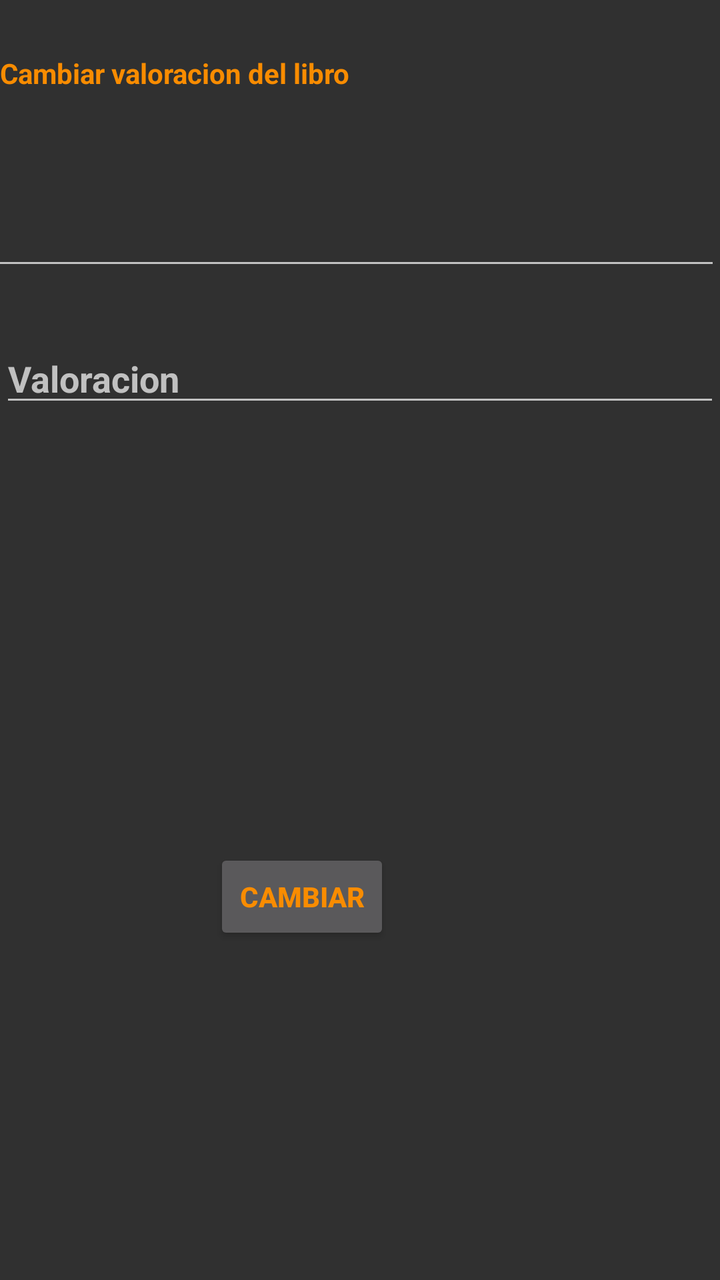
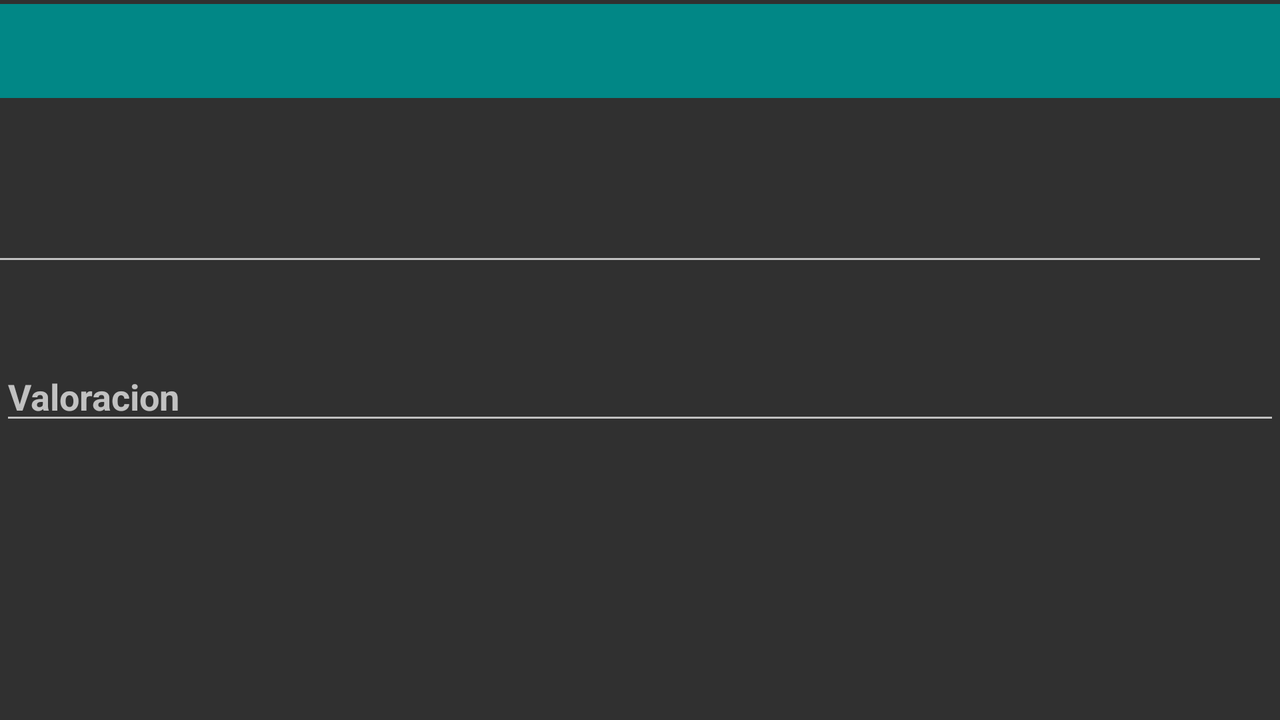

Two renders of one Android screen. The first uses the default layout on a phone; the second uses the alternative layout the repository ships for a different screen configuration, on a matching device. The two XML files are below.
<!-- AndroidManifest.xml: application theme colorDeFondo -->
<!-- res/layout/activity_cambiar_valoracion.xml -->
<?xml version="1.0" encoding="utf-8"?>
<androidx.constraintlayout.widget.ConstraintLayout xmlns:android="http://schemas.android.com/apk/res/android"
    xmlns:app="http://schemas.android.com/apk/res-auto"
    xmlns:tools="http://schemas.android.com/tools"
    android:layout_width="match_parent"
    android:layout_height="match_parent"
    tools:context=".CambiarValoracion">

    <TextView
        android:id="@+id/textView4"
        android:layout_width="wrap_content"
        android:layout_height="wrap_content"
        android:layout_marginStart="24dp"
        android:layout_marginTop="27dp"
        android:layout_marginEnd="210dp"
        android:text="Cambiar valoracion del libro"
        app:layout_constraintEnd_toEndOf="parent"
        app:layout_constraintStart_toStartOf="parent"
        app:layout_constraintTop_toTopOf="parent" />

    <EditText
        android:id="@+id/cambiarNombre"
        android:layout_width="409dp"
        android:layout_height="58dp"
        android:layout_marginStart="24dp"
        android:layout_marginTop="36dp"
        android:ems="10"
        android:inputType="textPersonName"
        app:layout_constraintEnd_toEndOf="parent"
        app:layout_constraintHorizontal_bias="1.0"
        app:layout_constraintStart_toStartOf="parent"
        app:layout_constraintTop_toBottomOf="@+id/textView4" />

    <com.google.android.material.textfield.TextInputLayout
        android:id="@+id/textInputLayout7"
        android:layout_width="409dp"
        android:layout_height="wrap_content"
        android:layout_marginStart="1dp"
        android:layout_marginTop="87dp"
        android:layout_marginEnd="1dp"
        app:layout_constraintEnd_toEndOf="parent"
        app:layout_constraintStart_toStartOf="parent"
        app:layout_constraintTop_toBottomOf="@+id/textInputLayout6">

    </com.google.android.material.textfield.TextInputLayout>

    <com.google.android.material.textfield.TextInputEditText
        android:id="@+id/cambiarValoracion"
        android:layout_width="match_parent"
        android:layout_height="wrap_content"
        android:layout_marginTop="27dp"
        android:hint="Valoracion"
        app:layout_constraintEnd_toEndOf="parent"
        app:layout_constraintStart_toStartOf="parent"
        app:layout_constraintTop_toBottomOf="@+id/cambiarNombre" />

    <Button
        android:id="@+id/cambiarCambiar"
        android:layout_width="wrap_content"
        android:layout_height="wrap_content"
        android:layout_marginStart="133dp"
        android:layout_marginTop="216dp"
        android:layout_marginEnd="191dp"
        android:text="Cambiar"
        app:layout_constraintEnd_toEndOf="parent"
        app:layout_constraintStart_toStartOf="parent"
        app:layout_constraintTop_toBottomOf="@+id/cambiarValoracion" />
</androidx.constraintlayout.widget.ConstraintLayout>
<!-- resources referenced by this layout -->
<resources>
  <style name="colorDeFondo" parent="Theme.AppCompat.NoActionBar">
          <item name="android:textColor">#F98C00</item>
          <item name="android:textStyle">bold</item>
          <item name="android:background" />
      </style>
</resources>
<!-- res/layout-land/activity_cambiar_valoracion.xml (the repository's variant of the layout above) -->
<!-- drawn on the phone turned sideways -->
<?xml version="1.0" encoding="utf-8"?>
<androidx.constraintlayout.widget.ConstraintLayout xmlns:android="http://schemas.android.com/apk/res/android"
    xmlns:app="http://schemas.android.com/apk/res-auto"
    xmlns:tools="http://schemas.android.com/tools"
    android:layout_width="match_parent"
    android:layout_height="match_parent"
    tools:context=".CambiarValoracion">

    <TextView
        android:id="@+id/textView4"
        android:layout_width="wrap_content"
        android:layout_height="wrap_content"
        android:layout_marginStart="24dp"
        android:layout_marginTop="24dp"
        android:layout_marginEnd="210dp"
        android:text="Cambiar valoracion del libro"
        app:layout_constraintEnd_toEndOf="parent"
        app:layout_constraintHorizontal_bias="0.0"
        app:layout_constraintStart_toStartOf="parent"
        app:layout_constraintTop_toTopOf="parent" />

    <EditText
        android:id="@+id/cambiarNombre"
        android:layout_width="654dp"
        android:layout_height="51dp"
        android:layout_marginStart="25dp"
        android:layout_marginTop="44dp"
        android:layout_marginEnd="52dp"
        android:ems="10"
        android:inputType="textPersonName"
        app:layout_constraintEnd_toEndOf="parent"
        app:layout_constraintStart_toStartOf="parent"
        app:layout_constraintTop_toBottomOf="@+id/textView4" />

    <com.google.android.material.textfield.TextInputLayout
        android:id="@+id/textInputLayout7"
        android:inputType="none"
        android:layout_width="409dp"
        android:layout_height="wrap_content"
        android:layout_marginStart="1dp"
        android:layout_marginTop="87dp"
        android:layout_marginEnd="1dp"
        app:layout_constraintEnd_toEndOf="parent"
        app:layout_constraintStart_toStartOf="parent"
        app:layout_constraintTop_toBottomOf="@+id/textInputLayout6">

    </com.google.android.material.textfield.TextInputLayout>

    <com.google.android.material.textfield.TextInputEditText
        android:id="@+id/cambiarValoracion"
        android:layout_width="match_parent"
        android:layout_height="wrap_content"
        android:layout_marginTop="38dp"
        android:hint="Valoracion"
        app:layout_constraintEnd_toEndOf="parent"
        app:layout_constraintStart_toStartOf="parent"
        app:layout_constraintTop_toBottomOf="@+id/cambiarNombre" />

    <Button
        android:id="@+id/cambiarCambiar"
        android:layout_width="wrap_content"
        android:layout_height="wrap_content"
        android:layout_marginStart="307dp"
        android:layout_marginTop="42dp"
        android:layout_marginEnd="336dp"
        android:text="Cambiar"
        app:layout_constraintEnd_toEndOf="parent"
        app:layout_constraintStart_toStartOf="parent"
        app:layout_constraintTop_toBottomOf="@+id/cambiarValoracion" />
    <androidx.appcompat.widget.Toolbar
        android:id="@+id/toolbar"
        android:layout_width="685dp"
        android:layout_height="47dp"
        android:layout_marginStart="1dp"
        android:layout_marginTop="2dp"
        android:layout_marginEnd="1dp"
        android:background="@color/design_default_color_secondary_variant"
        android:minHeight="?attr/actionBarSize"
        android:theme="?attr/actionBarTheme"
        app:layout_constraintEnd_toEndOf="parent"
        app:layout_constraintStart_toStartOf="parent"
        app:layout_constraintTop_toTopOf="parent" />
</androidx.constraintlayout.widget.ConstraintLayout>
